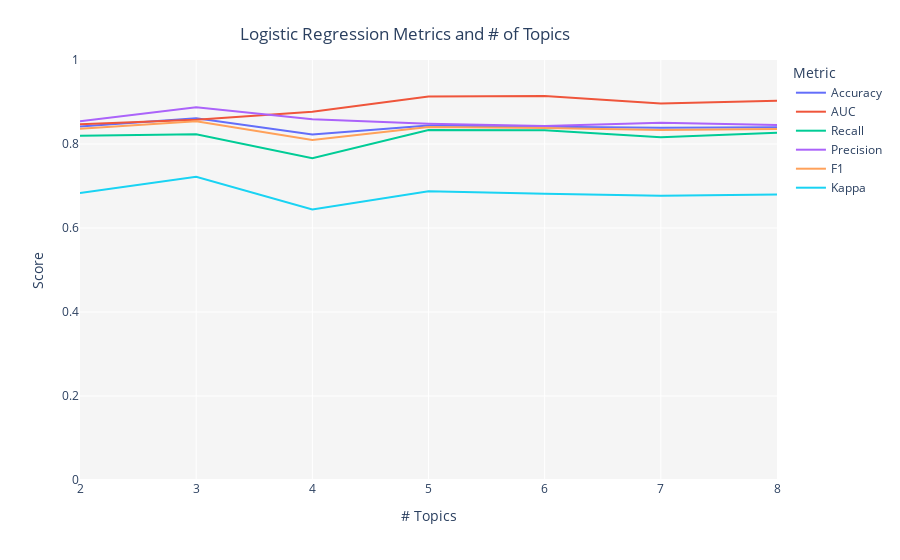

Here is the notebook cell this chart was saved with:
### Markdown cell above
## (Supplementary) Classification using labels

The dataset we are using is labeled by the **status** column.  
A status of 1 means the debt is in default, while 0 means it has been repaid.  
The `tune_model()` function can perform machine learning using these labels as the correct answers and determine the optimal number of topics.  
Since this is a classification problem, the metric used for optimization is Accuracy (percentage of correct answers).  
  
In the following code, we specify the column of correct labels by specifying **status** for supervised_target.  
Also, **lr** is specified as the estimator, which means that machine learning by logistic regression is selected.  

For more details on how to use the tune_model function, please refer to the official documentation below.

- https://pycaret.org/tune-model/

### Code cell
tuned_classification = tune_model(model='lda',
                                  multi_core=True,
                                  supervised_target='status',
                                  estimator='lr',
                                  custom_grid=[2, 3, 4, 5, 6, 7, 8])

### Figure 1 — Plotly figure (JSON) as saved in the notebook; plotly's stock layout.template omitted (floating-point values rounded to 4 significant figures)
{"data": [{"hovertemplate": "Metric=Accuracy<br># Topics=%{x}<br>Score=%{y}<extra></extra>", "legendgroup": "Accuracy", "line": {"color": "#636efa", "dash": "solid", "shape": "linear"}, "marker": {"symbol": "circle"}, "mode": "lines", "name": "Accuracy", "orientation": "v", "showlegend": true, "type": "scatter", "x": [2, 3, 4, 5, 6, 7, 8], "xaxis": "x", "y": [0.8419, 0.8612, 0.8224, 0.8439, 0.8409, 0.8385, 0.8398], "yaxis": "y"}, {"hovertemplate": "Metric=AUC<br># Topics=%{x}<br>Score=%{y}<extra></extra>", "legendgroup": "AUC", "line": {"color": "#EF553B", "dash": "solid", "shape": "linear"}, "marker": {"symbol": "circle"}, "mode": "lines", "name": "AUC", "orientation": "v", "showlegend": true, "type": "scatter", "x": [2, 3, 4, 5, 6, 7, 8], "xaxis": "x", "y": [0.8468, 0.8579, 0.8768, 0.9131, 0.9142, 0.8967, 0.9031], "yaxis": "y"}, {"hovertemplate": "Metric=Recall<br># Topics=%{x}<br>Score=%{y}<extra></extra>", "legendgroup": "Recall", "line": {"color": "#00cc96", "dash": "solid", "shape": "linear"}, "marker": {"symbol": "circle"}, "mode": "lines", "name": "Recall", "orientation": "v", "showlegend": true, "type": "scatter", "x": [2, 3, 4, 5, 6, 7, 8], "xaxis": "x", "y": [0.8197, 0.8232, 0.7659, 0.833, 0.8327, 0.8161, 0.8268], "yaxis": "y"}, {"hovertemplate": "Metric=Precision<br># Topics=%{x}<br>Score=%{y}<extra></extra>", "legendgroup": "Precision", "line": {"color": "#ab63fa", "dash": "solid", "shape": "linear"}, "marker": {"symbol": "circle"}, "mode": "lines", "name": "Precision", "orientation": "v", "showlegend": true, "type": "scatter", "x": [2, 3, 4, 5, 6, 7, 8], "xaxis": "x", "y": [0.8542, 0.8876, 0.859, 0.8482, 0.843, 0.8507, 0.8454], "yaxis": "y"}, {"hovertemplate": "Metric=F1<br># Topics=%{x}<br>Score=%{y}<extra></extra>", "legendgroup": "F1", "line": {"color": "#FFA15A", "dash": "solid", "shape": "linear"}, "marker": {"symbol": "circle"}, "mode": "lines", "name": "F1", "orientation": "v", "showlegend": true, "type": "scatter", "x": [2, 3, 4, 5, 6, 7, 8], "xaxis": "x", "y": [0.8366, 0.8542, 0.8098, 0.8405, 0.8378, 0.8331, 0.836], "yaxis": "y"}, {"hovertemplate": "Metric=Kappa<br># Topics=%{x}<br>Score=%{y}<extra></extra>", "legendgroup": "Kappa", "line": {"color": "#19d3f3", "dash": "solid", "shape": "linear"}, "marker": {"symbol": "circle"}, "mode": "lines", "name": "Kappa", "orientation": "v", "showlegend": true, "type": "scatter", "x": [2, 3, 4, 5, 6, 7, 8], "xaxis": "x", "y": [0.6836, 0.7222, 0.6442, 0.6878, 0.6816, 0.6768, 0.6795], "yaxis": "y"}], "layout": {"legend": {"title": {"text": "Metric"}, "tracegroupgap": 0}, "margin": {"t": 60}, "plot_bgcolor": "rgb(245,245,245)", "title": {"text": "Logistic Regression Metrics and # of Topics", "x": 0.45, "xanchor": "center", "y": 0.95, "yanchor": "top"}, "xaxis": {"anchor": "y", "domain": [0, 1], "title": {"text": "# Topics"}}, "yaxis": {"anchor": "x", "domain": [0, 1], "range": [0, 1], "title": {"text": "Score"}}}}
